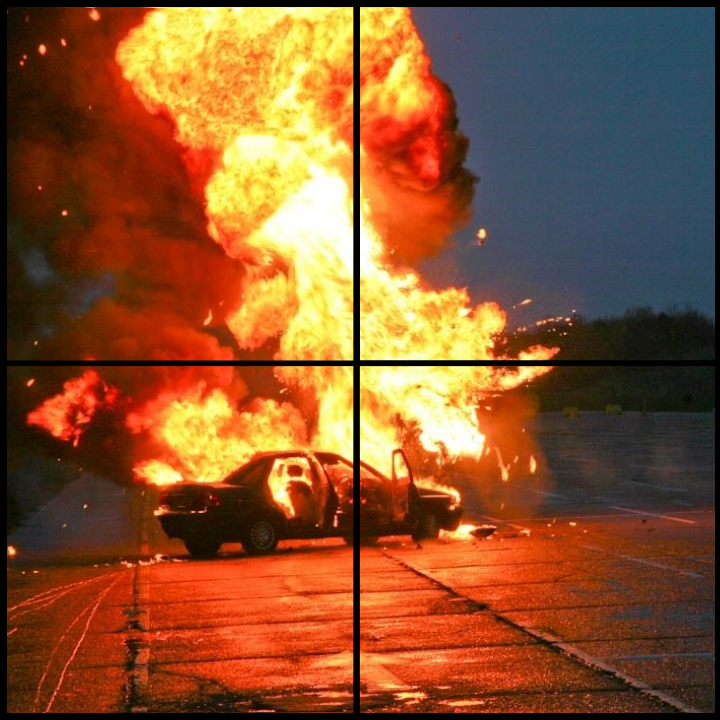
#> input picture Assets/Meledak.png, 720 x 720 px; the run also reads 2 pictures not shown here
$ jupyter execute windah.ipynb
#> lines starting #> are read from the running program, lines starting #| are printed output that depends on the picture
## Import Library

- `NumPy` untuk mengelola, memanipulasi, dan melakukan operasi matematis pada array atau matriks citra

- `Matplotlib`  untuk menampilkan citra, histogram, serta visualisasi hasil pengolahan gambar

- `OpenCV` untuk membaca gambar, melakukan konversi warna, dan membantu berbagai proses pengolahan citra digital

[cell 1]
import numpy as np
import matplotlib.pyplot as plt
import cv2 as cv

## Function Pengolahan dan Menampilkan Citra

Function `pastikan_uint8()` untuk memastikan citra memiliki format `uint8` dengan rentang nilai piksel 0–255. Jika citra masih berupa float dengan rentang 0–1 maka nilai piksel akan dikalikan 255 terlebih dahulu sebelum dikonversi

Function `bacaAbu()` untuk membaca gambar grayscale menggunakan OpenCV. Selain membaca gambar, function ini juga untuk mengecek apakah file gambar tersedia atau tidak

Function `bacaRGB()` untuk membaca gambar berwarna. Karena OpenCV membaca gambar dalam format BGR, maka dilakukan konversi menjadi RGB agar warna sesuai saat ditampilkan menggunakan Matplotlib

Function `tampilkan()` untuk menampilkan satu citra. Function ini dapat menampilkan citra grayscale maupun RGB serta memberikan judul pada gambar

Function `tampilkan_beberapa()` untuk menampilkan beberapa citra sekaligus dalam satu figure

[cell 2]
def pastikan_uint8(citra):
    citra = np.array(citra)
    if citra.dtype == np.uint8:
        return citra
    if citra.max() <= 1.0:
        citra = citra * 255

    return np.clip(citra, 0, 255).astype(np.uint8)


def bacaAbu(path):
    citra = cv.imread(path, cv.IMREAD_GRAYSCALE)
    if citra is None:
        raise FileNotFoundError(f"Gambar tidak ditemukan: {path}")

    return pastikan_uint8(citra)


def bacaRGB(path):
#> called with path = 'Assets/Meledak.png'
    citra_bgr = cv.imread(path, cv.IMREAD_COLOR)
#> citra_bgr is the input picture: shape (720, 720, 3); mean B, G, R 46.2, 83.3, 137.4
    if citra_bgr is None:
        raise FileNotFoundError(f"Gambar tidak ditemukan: {path}")
    citra_rgb = cv.cvtColor(citra_bgr, cv.COLOR_BGR2RGB)

    return pastikan_uint8(citra_rgb)


def tampilkan(citra, judul="Citra", cmap="gray", figsize=(8, 5)):
    plt.figure(figsize=figsize)
    if len(citra.shape) == 2:
        plt.imshow(citra, cmap=cmap)
    else:
        plt.imshow(citra)
    plt.title(judul)
    plt.show()

def tampilkan_beberapa(daftar_citra, daftar_judul=None, cmap="gray", figsize=(14, 5)):
    jumlah = len(daftar_citra)
    if daftar_judul is None:
        daftar_judul = [f"Citra {i+1}" for i in range(jumlah)]
    plt.figure(figsize=figsize)
    for i, citra in enumerate(daftar_citra):
        plt.subplot(1, jumlah, i + 1)
        if len(citra.shape) == 2:
            plt.imshow(citra, cmap=cmap)
        else:
            plt.imshow(citra)
        plt.title(daftar_judul[i])
    plt.tight_layout()
    plt.show()

Pada tahap ini dilakukan pembacaan citra `Meledak.png` dalam bentuk RGB dan grayscale menggunakan function `bacaRGB()` dan `bacaAbu()`. Citra berwarna kemudian ditampilkan menggunakan function `tampilkan()`, lalu diambil ukuran tinggi dan lebarnya menggunakan atribut `shape` untuk mengetahui batas untuk slicing nantinya

[cell 3]
mobilAsli = bacaRGB('Assets/Meledak.png')
mobilAbu = bacaAbu('Assets/Meledak.png')

tampilkan(mobilAsli)
tinggi, lebar = mobilAbu.shape
print("Tinggi gambar:", tinggi)
#| Tinggi gambar: 720
print("Lebar gambar:",lebar)
#| Lebar gambar: 720

## Fungsi Slice

Function `slice()` digunakan untuk memotong citra secara horizontal maupun vertikal menggunakan teknik slicing array. Citra dibagi menjadi 4 bagian yaitu `Citra A`, `Citra B`, `Citra C`, dan `Citra D` dengan ukuran potongan yang disesuaikan berdasarkan tinggi dan lebar gambar, sekaligus digunakan untuk menghilangkan bagian garis hitam pada tepi citra

[cell 4]
def slice(gambar, a, b, mode='H'):
    return gambar[a:b, :] if mode == 'H' else gambar[:, a:b]

mobA = slice(mobilAsli, 10, 350, mode='H')
mobilA = slice(mobA, 10, 350, mode='V')
mobB = slice(mobilAsli, 10, 350, mode='H')
mobilB = slice(mobB, 360, 710, mode='V')
mobC = slice(mobilAsli, 370, 710, mode='H')
mobilC = slice(mobC, 10, 350, mode='V')
#> in slice (call 6), `return gambar[a:b, :] if mode == 'H' else gambar[:, a:b]`:
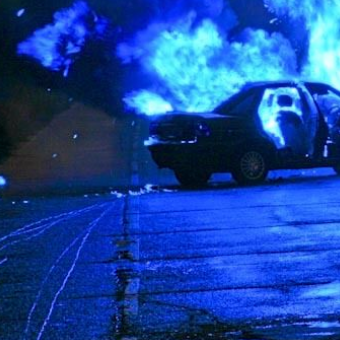
#> returned value: shape (340, 340, 3); mean of channels 0, 1, 2 158.5, 69.8, 25.1; drawn as B, G, R
mobD = slice(mobilAsli, 370, 710, mode='H')
mobilD = slice(mobD, 370, 720, mode='V')
#> in slice (call 8), `return gambar[a:b, :] if mode == 'H' else gambar[:, a:b]`:
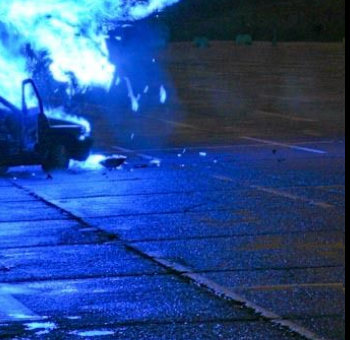
#> returned value: shape (340, 350, 3); mean of channels 0, 1, 2 137.5, 72.5, 37.9; drawn as B, G, R

plt.subplot (2,2,1)
plt.imshow(mobilA)
plt.title('Citra A')

plt.subplot (2,2,2)
plt.imshow(mobilB)
plt.title('Citra B')

plt.subplot (2,2,3)
plt.imshow(mobilC)
plt.title('Citra C')

plt.subplot (2,2,4)
plt.imshow(mobilD)
plt.title('Citra D')

plt.tight_layout()

## Fungsi Merge

Function `merge()` digunakan untuk menggabungkan kembali potongan citra yang sebelumnya telah dilakukan slicing. Penggabungan dilakukan secara horizontal terlebih dahulu, kemudian hasil gabungan bagian atas dan bawah digabungkan kembali secara vertikal sehingga citra yang sudah tidak memiliki padding atau garis tepi hitam dapat disusun kembali menjadi satu gambar

[cell 5]
def merge(citra1, citra2, orientation='H'):
    if orientation == 'H':
        tinggi = max(citra1.shape[0], citra2.shape[0])
        lebar_total = citra1.shape[1] + citra2.shape[1]
        if len(citra1.shape) == 2:
            gabungan = np.zeros((tinggi, lebar_total), dtype=citra1.dtype)
        else:
            gabungan = np.zeros((tinggi, lebar_total, citra1.shape[2]), dtype=citra1.dtype)
        gabungan[0:citra1.shape[0], 0:citra1.shape[1]] = citra1
        gabungan[0:citra2.shape[0], citra1.shape[1]:citra1.shape[1]+citra2.shape[1]] = citra2
    else:
        tinggi_total = citra1.shape[0] + citra2.shape[0]
        lebar = max(citra1.shape[1], citra2.shape[1])
        if len(citra1.shape) == 2:
            gabungan = np.zeros((tinggi_total, lebar), dtype=citra1.dtype)
        else:
            gabungan = np.zeros((tinggi_total, lebar, citra1.shape[2]), dtype=citra1.dtype)
        gabungan[0:citra1.shape[0], 0:citra1.shape[1]] = citra1
        gabungan[citra1.shape[0]:citra1.shape[0]+citra2.shape[0], 0:citra2.shape[1]] = citra2

    return gabungan

[cell 6]
mergeAtas = merge(mobilA, mobilB, "H")
mergeBawah = merge(mobilC, mobilD, "H")
#> call 2 of merge, with orientation = 'H'
#> in merge (call 2), `gabungan[0:citra2.shape[0], citra1.shape[1]:citra1.shape[1]+citra2.sha..`:
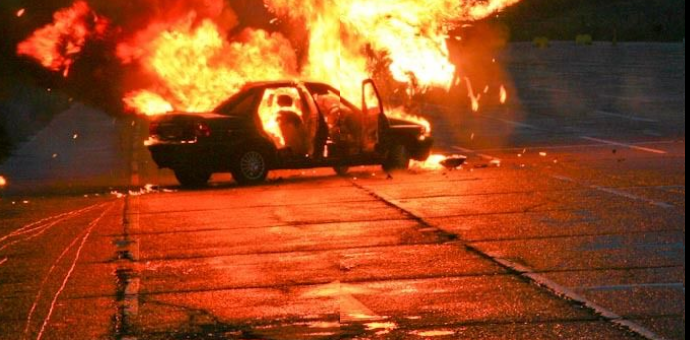
#> gabungan: shape (340, 690, 3); mean R, G, B 147.8, 71.2, 31.6
mergeAll = merge(mergeAtas, mergeBawah, "V")
#> call 3 of merge, with orientation = 'V'
#> in merge (call 3), `gabungan[0:citra1.shape[0], 0:citra1.shape[1]] = citra1`:
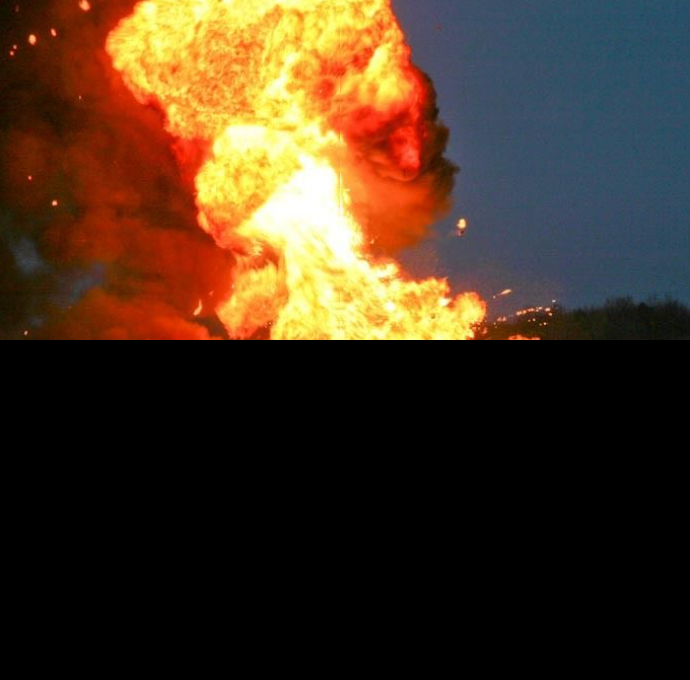
#> gabungan: shape (680, 690, 3); mean R, G, B 70.6, 51.6, 32.8
#> in merge (call 3), `gabungan[citra1.shape[0]:citra1.shape[0]+citra2.shape[0], 0:citra2.sha..`:
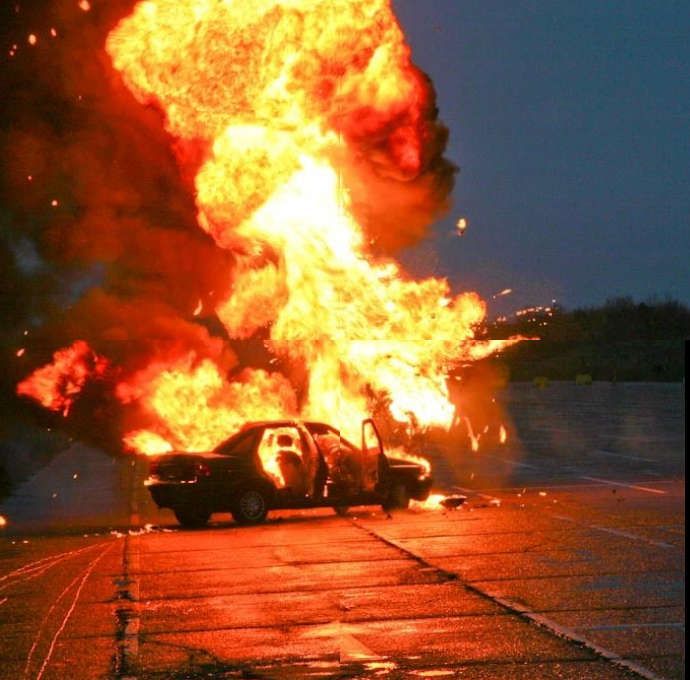
#> gabungan: shape (680, 690, 3); mean R, G, B 144.5, 87.2, 48.6
tampilkan(mergeAll)

Pada tahap ini hasil penggabungan citra pada variabel `mergeAll` diubah menjadi grayscale menggunakan `cv.cvtColor()` dengan parameter `cv.COLOR_RGB2GRAY`. Function `bacaAbu()` tidak digunakan karena function tersebut membaca gambar langsung dari path file, sedangkan `mergeAll` merupakan variabel yang sudah menyimpan hasil penggabungan citra

[cell 7]
mobilGray = cv.cvtColor(mergeAll, cv.COLOR_RGB2GRAY)
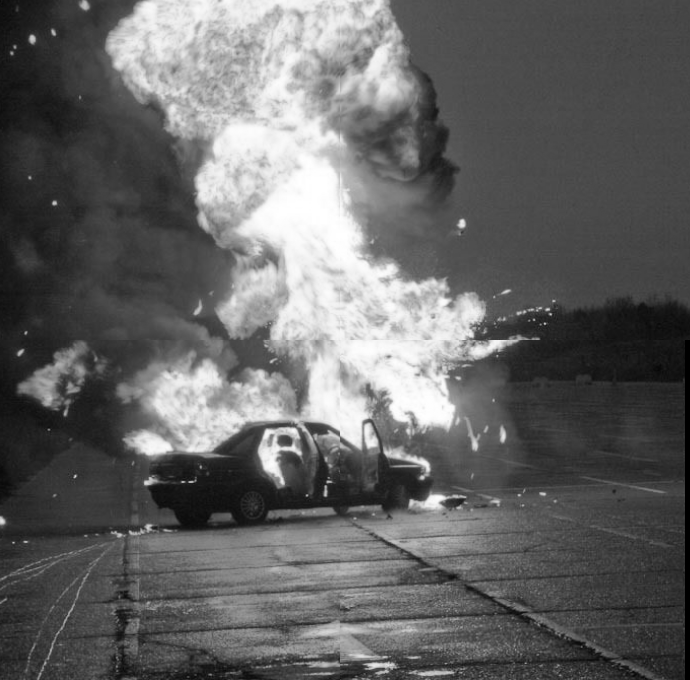
#> mobilGray: shape (680, 690); min 0, max 255, mean 99.9
tampilkan(mobilGray)

## Fungsi Histogram

Function `histogram()` digunakan untuk menghitung jumlah kemunculan setiap intensitas piksel pada citra grayscale. Histogram dibuat menggunakan array berukuran 256 yang merepresentasikan rentang intensitas piksel dari 0–255

Function `styleHisto()` digunakan untuk menampilkan histogram dengan tambahan pengaturan visual seperti judul, warna histogram, ukuran figure, label sumbu, dan batas intensitas piksel

Function `duaHisto()` digunakan untuk menampilkan dua histogram dalam satu figure secara berdampingan. Function ini digunakan untuk membandingkan histogram sebelum dan sesudah pengolahan citra

Function `gabungDuaHisto()` digunakan untuk menggabungkan dua histogram dalam satu grafik yang sama

[cell 8]
def histogram(citra, normalisasi=False):
    citra = pastikan_uint8(citra)
    if len(citra.shape) != 2:
        raise ValueError("histogram hanya menerima citra grayscale 2D.")
    tinggi, lebar = citra.shape
    hist = np.zeros(256, dtype=float)
    for i in range(tinggi):
        for j in range(lebar):
            nilai = int(citra[i, j])
            hist[nilai] += 1
    if normalisasi:
        total_piksel = tinggi * lebar
        hist = hist / total_piksel
    return hist

def styleHisto(hist, judul="Histogram", warna="red", figsize=(10, 4)):
    plt.figure(figsize=figsize)
    plt.bar(range(256), hist, color=warna, width=0.8)
    plt.title(judul)
    plt.xlabel("Intensitas Piksel")
    plt.ylabel("Jumlah Piksel" if np.max(hist) > 1 else "Proporsi Piksel")
    plt.xlim([0, 255])
    plt.show()

def duaHisto(citra1, citra2, judul1="Sebelum", judul2="Sesudah"):
    hist1 = histogram(citra1)
    hist2 = histogram(citra2)

    plt.figure(figsize=(14, 4))

    plt.subplot(1, 2, 1)
    plt.bar(range(256), hist1, color="green", width=0.8)
    plt.title(judul1)
    plt.xlabel("Intensitas Piksel")
    plt.ylabel("Jumlah Piksel")
    plt.xlim([0, 255])

    plt.subplot(1, 2, 2)
    plt.bar(range(256), hist2, color="red", width=0.8)
    plt.title(judul2)
    plt.xlabel("Intensitas Piksel")
    plt.ylabel("Jumlah Piksel")
    plt.xlim([0, 255])
    plt.tight_layout()
    plt.show()

def gabungDuaHisto(citra1, citra2, judul1="Sebelum", judul2="Sesudah"):
    hist1 = histogram(citra1)
    hist2 = histogram(citra2)

    plt.figure(figsize=(18, 10))
    plt.bar(range(256),hist1,color="green",alpha=0.6,width=0.8,label=judul1)
    plt.bar(range(256),hist2,color="red",alpha=0.6,width=0.8,label=judul2)

    plt.title("Gabungan Histogram Gambar ke-1 dan Gambar ke-2")
    plt.xlabel("Intensitas Piksel")
    plt.ylabel("Jumlah Piksel")
    plt.xlim([0, 255])
    plt.legend()
    plt.show()

## Fungsi CDF dan Ekualisasi Histogram

Function `hitung_cdf()` digunakan untuk menghitung nilai Cumulative Distribution Function (CDF) dari histogram citra. Nilai CDF digunakan untuk mengetahui perhitungan distribusi intensitas piksel yang nantinya akan dipakai pada proses histogram equalization

Function `ekualisasi()` digunakan untuk melakukan histogram equalization pada citra grayscale. Proses ini dilakukan dengan mengubah nilai intensitas piksel berdasarkan hasil normalisasi CDF sehingga distribusi intensitas menjadi lebih merata dan kontras citra menjadi lebih jelas

[cell 9]
def hitung_cdf(citra):
    hist = histogram(citra, normalisasi=False)
    cdf = np.zeros(256, dtype=float)
    cdf[0] = hist[0]
    for i in range(1, 256):
        cdf[i] = cdf[i - 1] + hist[i]

    return hist, cdf

def ekualisasi(citra):
    citra = pastikan_uint8(citra)
    if len(citra.shape) != 2:
        raise ValueError("ekualisasi hanya menerima citra grayscale 2D.")
    tinggi, lebar = citra.shape
    total_piksel = tinggi * lebar
    hist, cdf = hitung_cdf(citra)
    cdf_normal = np.round((cdf * 255) / total_piksel).astype(np.uint8)
    hasil = np.zeros_like(citra, dtype=np.uint8)
    for i in range(tinggi):
        for j in range(lebar):
            nilai_lama = citra[i, j]
            hasil[i, j] = cdf_normal[nilai_lama]

    return hasil

[cell 10]
hasilEq = ekualisasi(mobilGray)
#> after the loop in histogram, `for i in range(tinggi):`: hist = 256 values, max 10504 at index 73, min 0 at index 1, mean 1832.8
#> after the loop in hitung_cdf, `for i in range(1, 256):`: cdf = 256 values from 1700 to 469200
#> in ekualisasi, `cdf_normal = np.round((cdf * 255) / total_piksel).astype(np.uint8)`: cdf_normal = 256 values from 1 to 255
#> after the loop in ekualisasi, `for i in range(tinggi):`:
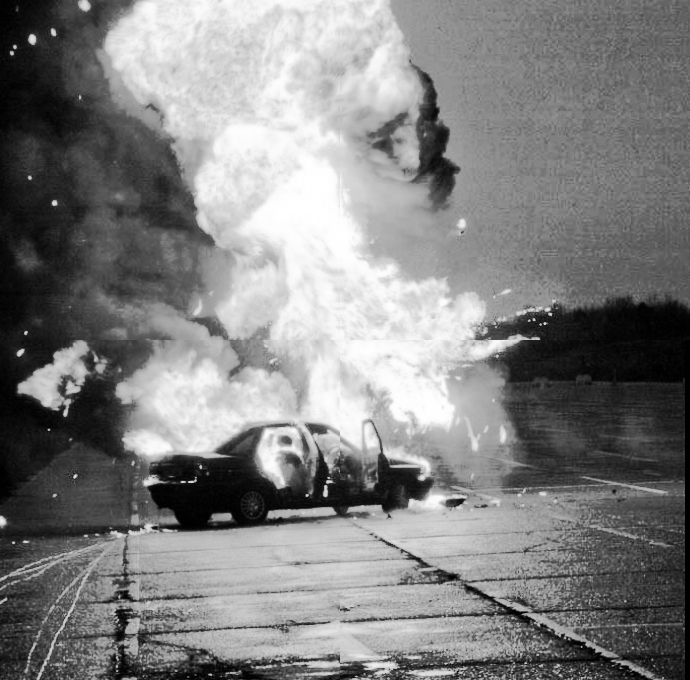
#> hasil: shape (680, 690); min 1, max 255, mean 128.5
tampilkan(hasilEq, "Setelah ekualisasi")

Function `gabungDuaHisto()` dipanggil untuk menampilkan histogram sebelum dan sesudah proses histogram equalization. Berdasarkan grafik histogram terlihat bahwa distribusi piksel yang awalnya menumpuk pada beberapa intensitas tertentu menjadi lebih menyebar dan merata setelah dilakukan ekualisasi, sehingga kontras citra menjadi lebih jelas

[cell 11]
gabungDuaHisto(mobilGray, hasilEq, "Histogram Sebelum Ekualisasi", "Histogram Setelah Ekualisasi")
#> in gabungDuaHisto, `hist1 = histogram(citra1)`: hist1 has the same summary as hist in histogram
#> in gabungDuaHisto, `hist2 = histogram(citra2)`: hist2 = 256 values, max 10504 at index 117, min 0 at index 0, mean 1832.8
#> in gabungDuaHisto, `plt.show()`:
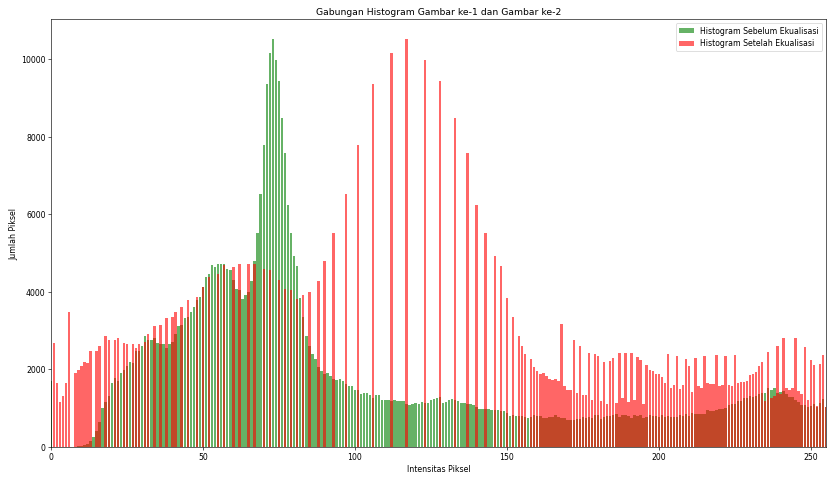
#> figure drawn by matplotlib, 1 panel; tallest bar 10504 high, from x = 72.6 to 73.4; tallest bar 10504 high, from x = 116.6 to 117.4

Pada tahap ini dilakukan pembacaan dua citra grayscale yaitu `Windut.png` dan `Bunga.png` menggunakan function `bacaAbu()`. Kedua citra kemudian ditampilkan secara bersamaan menggunakan `tampilkan_beberapa()` untuk mempermudah proses perbandingan citra

[cell 12]
windut = bacaAbu('Assets/Windut.png')
#> call 2 of bacaAbu, with path = 'Assets/Windut.png'
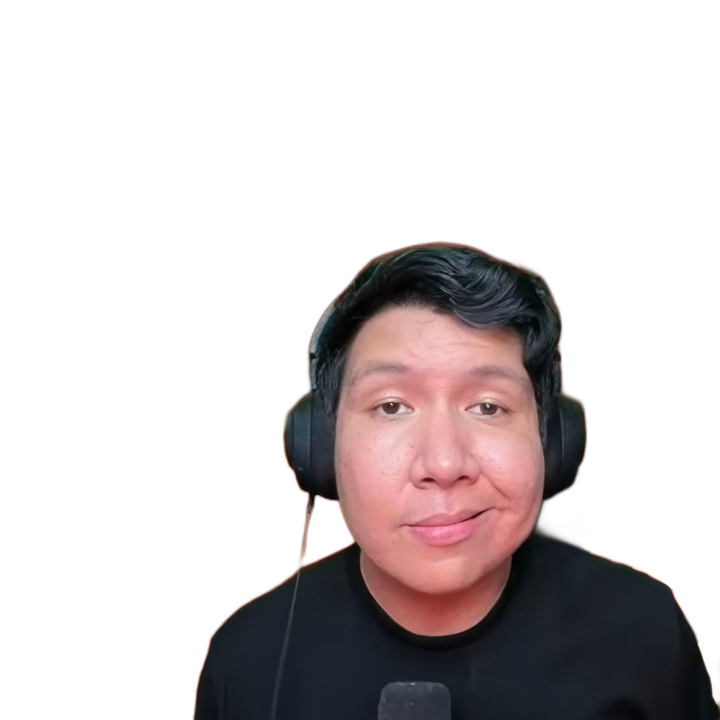
#> input picture Assets/Windut.png, 720 x 720 px
#> in bacaAbu (call 2), `citra = cv.imread(path, cv.IMREAD_GRAYSCALE)`:
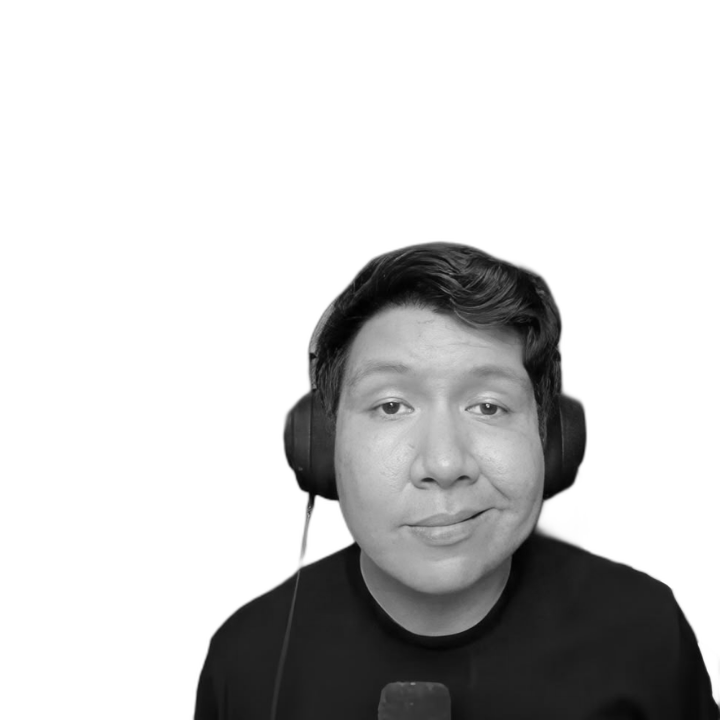
#> citra: shape (720, 720); min 1, max 255, mean 204.3
bunga = bacaAbu('Assets/Bunga.png')
#> (the rest of the program and of its run is left out)
